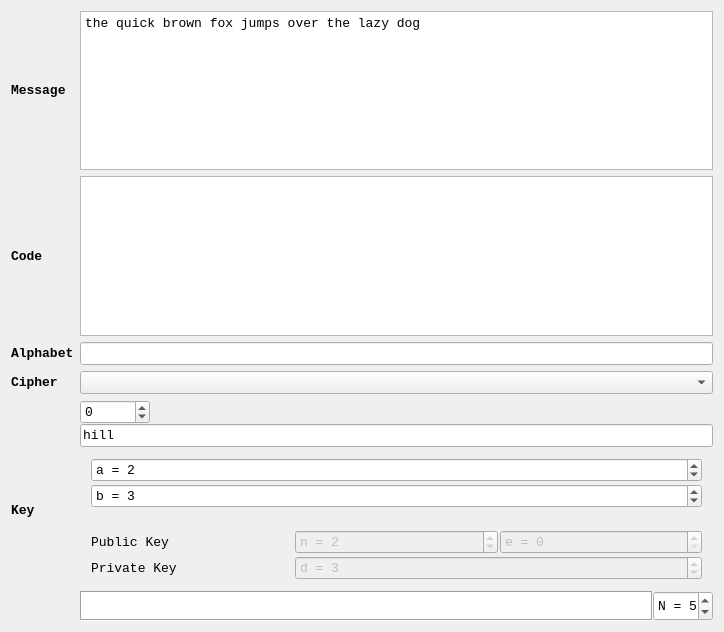
<?xml version="1.0" encoding="UTF-8"?>
<ui version="4.0">
 <class>CipherWidget</class>
 <widget class="QWidget" name="CipherWidget">
  <property name="geometry">
   <rect>
    <x>0</x>
    <y>0</y>
    <width>724</width>
    <height>632</height>
   </rect>
  </property>
  <property name="font">
   <font>
    <family>Monospace</family>
    <pointsize>10</pointsize>
    <weight>50</weight>
    <bold>false</bold>
   </font>
  </property>
  <property name="windowTitle">
   <string>Classpher</string>
  </property>
  <layout class="QGridLayout" name="gridLayout_2">
   <item row="2" column="0">
    <layout class="QGridLayout" name="gridLayout">
     <item row="1" column="0">
      <widget class="QLabel" name="message_label">
       <property name="font">
        <font>
         <family>Monospace</family>
         <weight>75</weight>
         <bold>true</bold>
        </font>
       </property>
       <property name="text">
        <string>Message</string>
       </property>
      </widget>
     </item>
     <item row="2" column="1">
      <widget class="QPlainTextEdit" name="code_text_edit">
       <property name="font">
        <font>
         <family>Monospace</family>
         <weight>50</weight>
         <bold>false</bold>
        </font>
       </property>
      </widget>
     </item>
     <item row="6" column="1">
      <layout class="QVBoxLayout" name="verticalLayout">
       <property name="spacing">
        <number>0</number>
       </property>
       <property name="sizeConstraint">
        <enum>QLayout::SetMaximumSize</enum>
       </property>
       <item>
        <widget class="QSpinBox" name="key_spin_box">
         <property name="maximumSize">
          <size>
           <width>70</width>
           <height>16777215</height>
          </size>
         </property>
         <property name="font">
          <font>
           <family>Monospace</family>
           <weight>50</weight>
           <bold>false</bold>
          </font>
         </property>
         <property name="minimum">
          <number>-2147483648</number>
         </property>
         <property name="maximum">
          <number>2147483647</number>
         </property>
        </widget>
       </item>
       <item>
        <widget class="QLineEdit" name="key_line_edit">
         <property name="enabled">
          <bool>true</bool>
         </property>
         <property name="font">
          <font>
           <family>Monospace</family>
          </font>
         </property>
         <property name="text">
          <string>hill</string>
         </property>
         <property name="placeholderText">
          <string>key</string>
         </property>
         <property name="clearButtonEnabled" stdset="0">
          <bool>false</bool>
         </property>
        </widget>
       </item>
       <item>
        <widget class="QWidget" name="affine_widget" native="true">
         <layout class="QGridLayout" name="affine_key_grid">
          <property name="spacing">
           <number>2</number>
          </property>
          <item row="0" column="0">
           <widget class="QSpinBox" name="key_a_spin_box">
            <property name="font">
             <font>
              <family>Monospace</family>
              <weight>50</weight>
              <bold>false</bold>
             </font>
            </property>
            <property name="prefix">
             <string>a = </string>
            </property>
            <property name="minimum">
             <number>-2147483648</number>
            </property>
            <property name="maximum">
             <number>2147483647</number>
            </property>
            <property name="value">
             <number>2</number>
            </property>
           </widget>
          </item>
          <item row="1" column="0">
           <widget class="QSpinBox" name="key_b_spin_box">
            <property name="font">
             <font>
              <family>Monospace</family>
              <weight>50</weight>
              <bold>false</bold>
             </font>
            </property>
            <property name="prefix">
             <string>b = </string>
            </property>
            <property name="minimum">
             <number>-2147483648</number>
            </property>
            <property name="maximum">
             <number>2147483647</number>
            </property>
            <property name="value">
             <number>3</number>
            </property>
           </widget>
          </item>
         </layout>
        </widget>
       </item>
       <item>
        <widget class="QWidget" name="rsa_container" native="true">
         <layout class="QGridLayout" name="rsa_key_grid">
          <property name="spacing">
           <number>2</number>
          </property>
          <item row="0" column="1">
           <widget class="QSpinBox" name="public_key_n_spin_box">
            <property name="enabled">
             <bool>false</bool>
            </property>
            <property name="font">
             <font>
              <family>Monospace</family>
              <weight>50</weight>
              <bold>false</bold>
             </font>
            </property>
            <property name="prefix">
             <string>n = </string>
            </property>
            <property name="maximum">
             <number>999999999</number>
            </property>
            <property name="value">
             <number>2</number>
            </property>
           </widget>
          </item>
          <item row="0" column="0">
           <widget class="QLabel" name="public_key_label">
            <property name="text">
             <string>Public Key</string>
            </property>
           </widget>
          </item>
          <item row="1" column="0">
           <widget class="QLabel" name="private_key_label">
            <property name="text">
             <string>Private Key</string>
            </property>
           </widget>
          </item>
          <item row="0" column="2">
           <widget class="QSpinBox" name="public_key_e_spin_box">
            <property name="enabled">
             <bool>false</bool>
            </property>
            <property name="prefix">
             <string>e = </string>
            </property>
            <property name="maximum">
             <number>999999999</number>
            </property>
           </widget>
          </item>
          <item row="1" column="1" colspan="2">
           <widget class="QSpinBox" name="private_key_spin_box">
            <property name="enabled">
             <bool>false</bool>
            </property>
            <property name="font">
             <font>
              <family>Monospace</family>
              <weight>50</weight>
              <bold>false</bold>
             </font>
            </property>
            <property name="prefix">
             <string>d = </string>
            </property>
            <property name="maximum">
             <number>999999999</number>
            </property>
            <property name="value">
             <number>3</number>
            </property>
           </widget>
          </item>
         </layout>
        </widget>
       </item>
       <item>
        <widget class="QWidget" name="permutation_container" native="true">
         <property name="sizePolicy">
          <sizepolicy hsizetype="Preferred" vsizetype="Maximum">
           <horstretch>0</horstretch>
           <verstretch>0</verstretch>
          </sizepolicy>
         </property>
         <property name="maximumSize">
          <size>
           <width>16777215</width>
           <height>80</height>
          </size>
         </property>
         <property name="font">
          <font>
           <family>Monospace</family>
          </font>
         </property>
         <layout class="QGridLayout" name="permutation_widget">
          <property name="sizeConstraint">
           <enum>QLayout::SetMaximumSize</enum>
          </property>
          <property name="margin">
           <number>0</number>
          </property>
          <property name="spacing">
           <number>0</number>
          </property>
          <item row="0" column="0">
           <widget class="QListWidget" name="permutation_keys">
            <property name="sizePolicy">
             <sizepolicy hsizetype="Minimum" vsizetype="Minimum">
              <horstretch>0</horstretch>
              <verstretch>0</verstretch>
             </sizepolicy>
            </property>
            <property name="maximumSize">
             <size>
              <width>16777215</width>
              <height>30</height>
             </size>
            </property>
            <property name="font">
             <font>
              <family>Monospace</family>
             </font>
            </property>
            <property name="cursor" stdset="0">
             <cursorShape>OpenHandCursor</cursorShape>
            </property>
            <property name="contextMenuPolicy">
             <enum>Qt::DefaultContextMenu</enum>
            </property>
            <property name="acceptDrops">
             <bool>true</bool>
            </property>
            <property name="layoutDirection">
             <enum>Qt::LeftToRight</enum>
            </property>
            <property name="frameShape">
             <enum>QFrame::Box</enum>
            </property>
            <property name="frameShadow">
             <enum>QFrame::Sunken</enum>
            </property>
            <property name="lineWidth">
             <number>1</number>
            </property>
            <property name="horizontalScrollBarPolicy">
             <enum>Qt::ScrollBarAlwaysOff</enum>
            </property>
            <property name="dragEnabled">
             <bool>true</bool>
            </property>
            <property name="dragDropOverwriteMode">
             <bool>true</bool>
            </property>
            <property name="dragDropMode">
             <enum>QAbstractItemView::DropOnly</enum>
            </property>
            <property name="defaultDropAction">
             <enum>Qt::MoveAction</enum>
            </property>
            <property name="alternatingRowColors">
             <bool>false</bool>
            </property>
            <property name="textElideMode">
             <enum>Qt::ElideMiddle</enum>
            </property>
            <property name="movement">
             <enum>QListView::Static</enum>
            </property>
            <property name="flow">
             <enum>QListView::LeftToRight</enum>
            </property>
            <property name="resizeMode">
             <enum>QListView::Adjust</enum>
            </property>
            <property name="spacing">
             <number>0</number>
            </property>
            <property name="viewMode">
             <enum>QListView::ListMode</enum>
            </property>
            <property name="uniformItemSizes">
             <bool>false</bool>
            </property>
            <property name="selectionRectVisible">
             <bool>true</bool>
            </property>
           </widget>
          </item>
          <item row="0" column="1">
           <widget class="QSpinBox" name="permutation_spin_box">
            <property name="maximumSize">
             <size>
              <width>60</width>
              <height>30</height>
             </size>
            </property>
            <property name="prefix">
             <string>N = </string>
            </property>
            <property name="minimum">
             <number>1</number>
            </property>
            <property name="maximum">
             <number>20</number>
            </property>
            <property name="value">
             <number>5</number>
            </property>
           </widget>
          </item>
         </layout>
        </widget>
       </item>
      </layout>
     </item>
     <item row="2" column="0">
      <widget class="QLabel" name="code_label">
       <property name="font">
        <font>
         <family>Monospace</family>
         <weight>75</weight>
         <bold>true</bold>
        </font>
       </property>
       <property name="text">
        <string>Code</string>
       </property>
      </widget>
     </item>
     <item row="1" column="1">
      <widget class="QPlainTextEdit" name="message_text_edit">
       <property name="font">
        <font>
         <family>Monospace</family>
         <weight>50</weight>
         <bold>false</bold>
        </font>
       </property>
       <property name="plainText">
        <string>the quick brown fox jumps over the lazy dog</string>
       </property>
      </widget>
     </item>
     <item row="6" column="0">
      <widget class="QLabel" name="key_label">
       <property name="font">
        <font>
         <family>Monospace</family>
         <weight>75</weight>
         <bold>true</bold>
        </font>
       </property>
       <property name="text">
        <string>Key</string>
       </property>
      </widget>
     </item>
     <item row="5" column="0">
      <widget class="QLabel" name="cipher_label">
       <property name="font">
        <font>
         <family>Monospace</family>
         <weight>75</weight>
         <bold>true</bold>
        </font>
       </property>
       <property name="text">
        <string>Cipher</string>
       </property>
      </widget>
     </item>
     <item row="4" column="0">
      <widget class="QLabel" name="alphabet_label">
       <property name="font">
        <font>
         <family>Monospace</family>
         <weight>75</weight>
         <bold>true</bold>
        </font>
       </property>
       <property name="text">
        <string>Alphabet</string>
       </property>
      </widget>
     </item>
     <item row="5" column="1">
      <widget class="QComboBox" name="cipher_combo_box">
       <property name="font">
        <font>
         <family>Monospace</family>
         <weight>50</weight>
         <bold>false</bold>
        </font>
       </property>
      </widget>
     </item>
     <item row="4" column="1">
      <widget class="QLineEdit" name="alphabet_line_edit">
       <property name="font">
        <font>
         <family>Monospace</family>
         <weight>50</weight>
         <bold>false</bold>
        </font>
       </property>
      </widget>
     </item>
    </layout>
   </item>
  </layout>
 </widget>
 <layoutdefault spacing="6" margin="11"/>
 <resources>
  <include location="../qdarkstyle/style.qrc"/>
 </resources>
 <connections/>
</ui>
